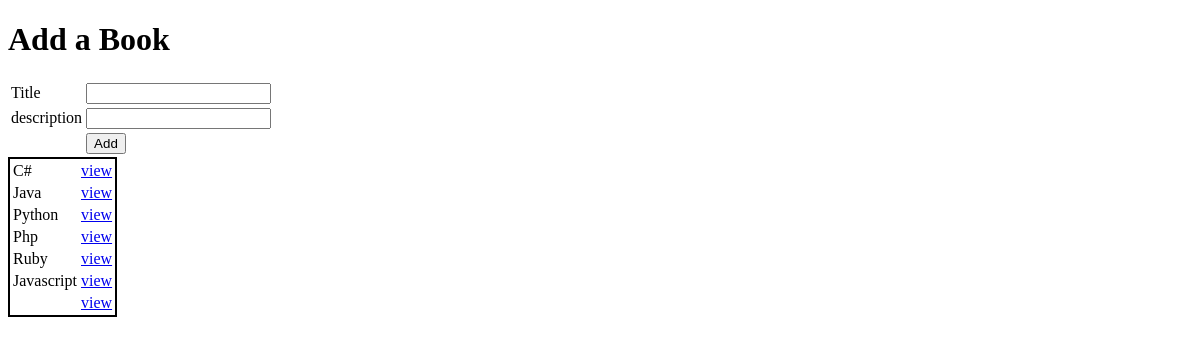
Before: / with the older database file.
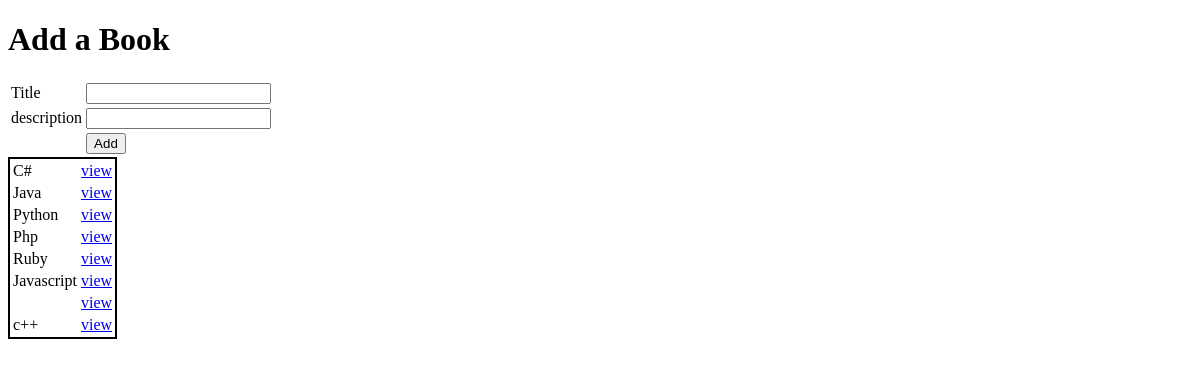
After: the same page with the newer database file.
### books_authors_app/models.py (models this page shows)
class Book(models.Model):
    title=models.CharField(max_length=255)
    desc=models.TextField()
    authors=models.ManyToManyField(Author,related_name="books")
    created_at=models.DateTimeField(auto_now_add=True)
    updated_at=models.DateTimeField(auto_now=True)

### books_authors_app/views.py (the view)
# urls.py: path('',views.index),
def index(request):
    all_books=Book.objects.all()
    context={"books":all_books}
    return render(request,'index.html',context)

### books_authors_app/templates/index.html (shortened to what this page needs)
<!DOCTYPE html>
<html lang="en">
<head>
</head>
<body>
    <form action="/process" method="GET">
    <h1>Add a Book</h1>
    <table>
    <tr>
<td><label for ="tit">Title</label></td>
<td><input type="text" id ="tit" name="title" ></td>
    </tr>
<tr>
<td><label for ="desc">description</td>
    <td><input type="text" id="desc" name="description" ></td>
</tr>
<tr>
    <td></td>
    <td><input type="submit" value="Add"></td>
</tr>
    </table>
    </form>
    <table style="border:2px solid black">
    {%for book in books %}
    <tr>
        <td>
    {{book.title}}
    </td>
    <td><a href={{book.id}}>view</a></td>
    </tr>
    {% endfor %}
    </table>
</body>
</html>

Changed rows visible on the page:
added Book: title "c++"
